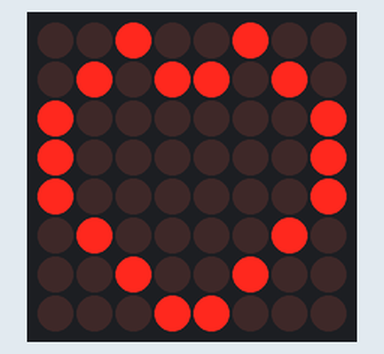
This sketch was run on a simulated Arduino Uno, built with avr-gcc and run on an emulated ATmega328P. On the bench: 8×8 LED matrix.

Above: at 0.2 s.
At 1.4 s:
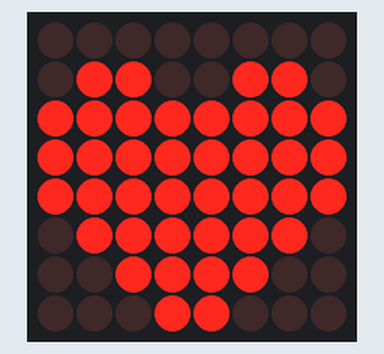

The sketch:

AR14_heart.ino
```cpp
#include "LedControlMS.h"

// pin 4 is connected to the DataIn
// pin 3 is connected to the CLK
// pin 2 is connected to LOAD

#define NBR_MTX 1 //number of matrices attached is one
LedControl lc=LedControl(4,3,2, NBR_MTX);//
unsigned long delayTime = 1200;
byte k1[]=
{
  B00100100,
  B01011010,
  B10000001,
  B10000001,
  B10000001,
  B01000010,
  B00100100,
  B00011000
};
byte k2[]=
{
  B00000000,
  B01100110,
  B11111111,
  B11111111,
  B11111111,
  B01111110,
  B00111100,
  B00011000,
};
 void setup()
{
    lc.shutdown(0,false);
    /* Set the brightness to a medium values */
    lc.setIntensity(0,5);
    /* and clear the display */
    lc.clearDisplay(0);

    delay(100);

}

void k()
{
  for(int i=0;i<8;i++)
  {
  lc.setRow(0,i,k1[i]);
  }
}

void k3()
{
  for(int i=0;i<8;i++)
  {
  lc.setRow(0,i,k2[i]);
  }
}
void loop()
{
  //sending characters to display
  k();
  delay(delayTime);
  //clearing the display
  k3();
  delay(delayTime);

  delay(3000);
}
```

Measured:
- what the display in image 0 shows lasts 1.2 s, from 0.1 s to 1.3 s
- what the display in image 1 shows lasts 4.2 s, from 1.3 s to 5.5 s
